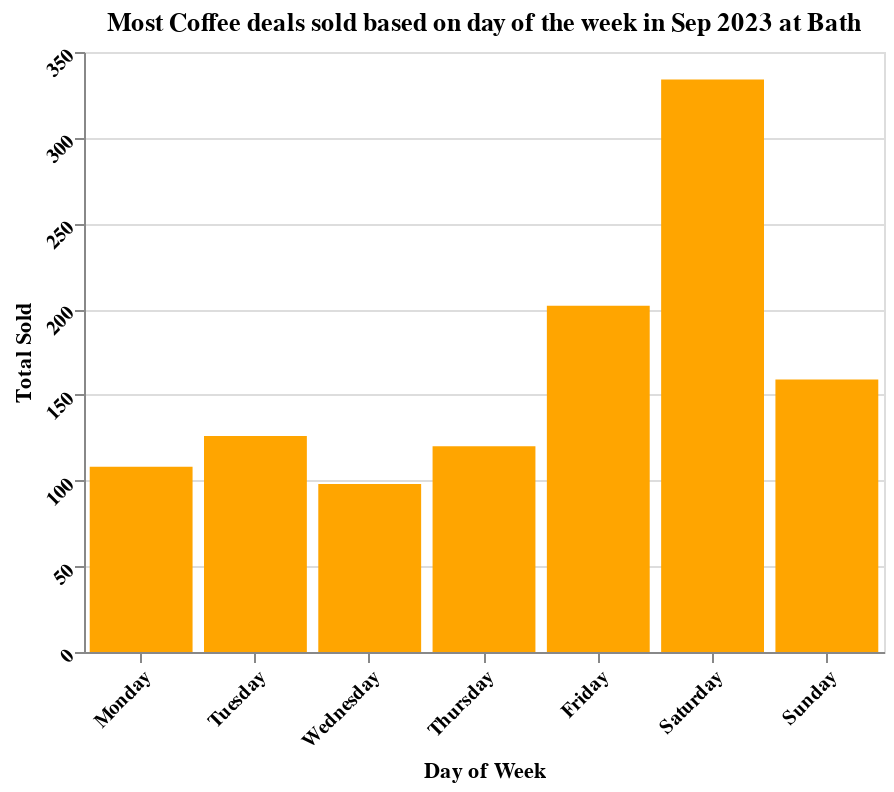

Notebook cell for this chart:
### Code cell
day_chart

### Figure 1 — Vega-Lite specification as saved in the notebook (floating-point values rounded to 4 significant figures)
{"config": {"view": {"continuousWidth": 300, "continuousHeight": 300}}, "data": {"name": "data-dbce5c9165473bcafb291c14b336ea16"}, "mark": {"type": "bar", "color": "orange"}, "encoding": {"x": {"axis": {"labelAngle": -45, "labelFontWeight": "bold"}, "field": "Day of Week", "sort": ["Monday", "Tuesday", "Wednesday", "Thursday", "Friday", "Saturday", "Sunday"], "title": "Day of Week", "type": "nominal"}, "y": {"axis": {"labelAngle": -45, "labelFontWeight": "bold"}, "field": "Modifier Sold", "title": "Total Sold", "type": "quantitative"}}, "title": "Most Coffee deals sold based on day of the week in Sep 2023 at Bath", "width": 400, "$schema": "https://vega.github.io/schema/vega-lite/v5.8.0.json", "datasets": {"data-dbce5c9165473bcafb291c14b336ea16": [{"Day of Week": "Saturday", "Modifier Sold": 334.0}, {"Day of Week": "Friday", "Modifier Sold": 202.0}, {"Day of Week": "Sunday", "Modifier Sold": 159.0}, {"Day of Week": "Tuesday", "Modifier Sold": 126.0}, {"Day of Week": "Thursday", "Modifier Sold": 120.0}, {"Day of Week": "Monday", "Modifier Sold": 108.0}, {"Day of Week": "Wednesday", "Modifier Sold": 98.0}]}}
